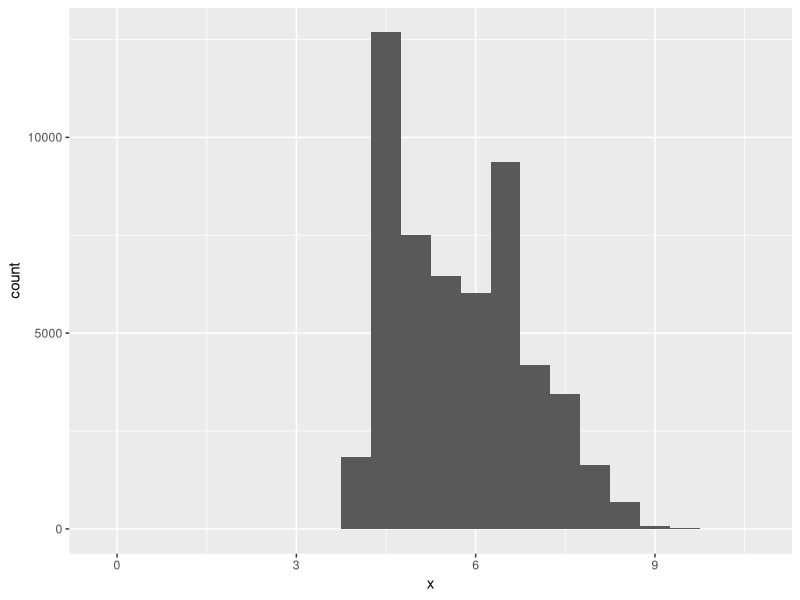
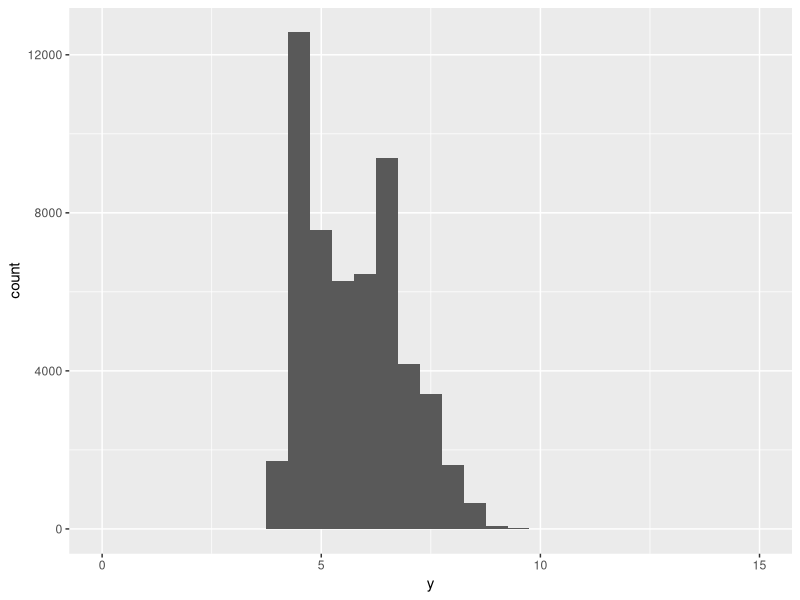
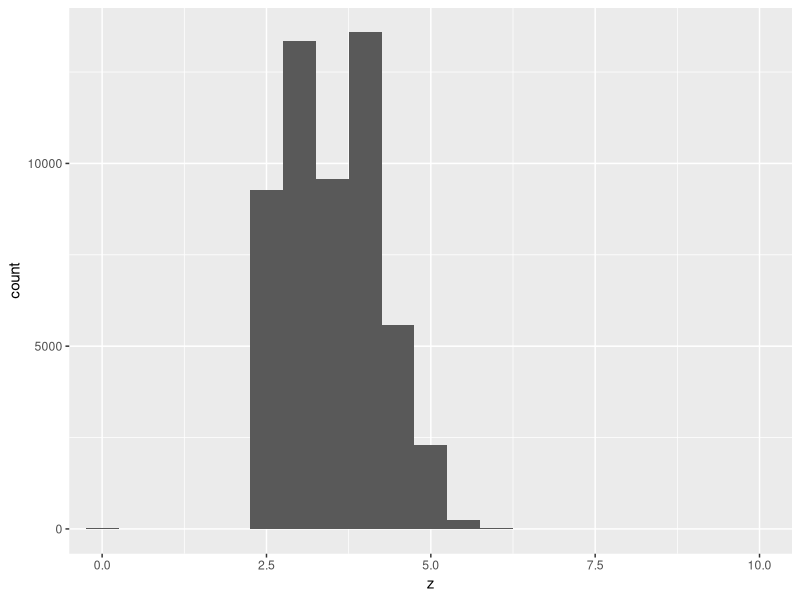
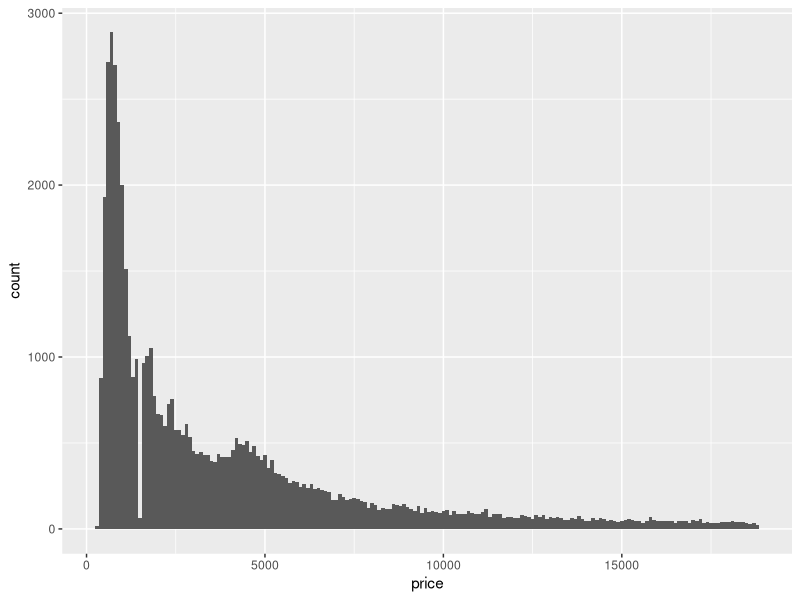

Generate these figures, in order, with R:
## ---- chunk 1
library(tidyverse)
#examining the distribution of x, y, z
ggplot(data = diamonds) + geom_histogram(mapping = aes(x), binwidth = 0.5)
ggplot(data = diamonds) + geom_histogram(mapping = aes(y), binwidth = 0.5) + 
  coord_cartesian(xlim = c(0, 15))
ggplot(data = diamonds) + geom_histogram(mapping = aes(z), binwidth = 0.5) +
  coord_cartesian(xlim = c(0,10))

#I learnt that there are some outliers in y and z by the evidence of the unusually wide limits on the x-axis. Based on the distribution of x, y, z without outliers, we can say x, y are the length and width of diamonds, and z is the depth of diamonds.

## ---- chunk 2
ggplot(data = diamonds) + 
  geom_histogram(mapping = aes(x = price), binwidth = 100)
## ---- chunk 3

## ---- chunk 4

## ---- chunk 5

## ---- chunk 6

## ---- chunk 7

## ---- chunk 8

## ---- chunk 9

## ---- chunk 10

## ---- chunk 11

## ---- chunk 12

## ---- chunk 13

